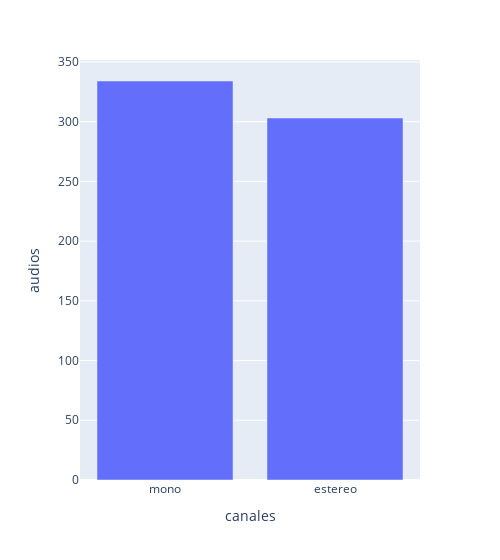

The notebook cell this image was saved under:
### Code cell
import plotly.express as px

fig=px.bar(df2, x="canales", y='audios', width=500)
fig.show()

### Figure 1 — Plotly figure (JSON) as saved in the notebook; plotly's stock layout.template omitted (floating-point values rounded to 4 significant figures)
{"data": [{"alignmentgroup": "True", "hovertemplate": "canales=%{x}<br>audios=%{y}<extra></extra>", "legendgroup": "", "marker": {"color": "#636efa", "pattern": {"shape": ""}}, "name": "", "offsetgroup": "", "orientation": "v", "showlegend": false, "textposition": "auto", "type": "bar", "x": ["mono", "estereo"], "xaxis": "x", "y": [334, 303], "yaxis": "y"}], "layout": {"barmode": "relative", "legend": {"tracegroupgap": 0}, "margin": {"t": 60}, "width": 500, "xaxis": {"anchor": "y", "domain": [0, 1], "title": {"text": "canales"}}, "yaxis": {"anchor": "x", "domain": [0, 1], "title": {"text": "audios"}}}}
